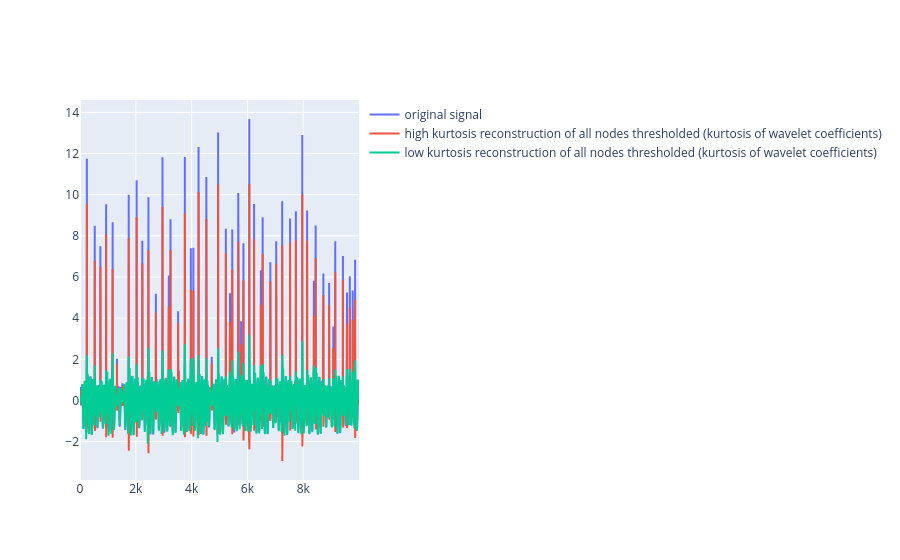

The cell this chart's notebook holds for it:
### Markdown cell above
separately plot reconstructions of all nodes belonging to selected clusters

### Code cell
import wavelet_transform.utils.statistical_features as sf


i=1
rec_high_kurt, rec_low_kurt = plot.get_reconstructions_by_threshold(
    results_df[i]['tr_obj'], feature="kurtosis", threshold=threshold, freq_threshold=freq_threshold
)

fig = go.Figure()
fig.add_trace(go.Scatter(
    # x=freq, 
    y=results_df[i]['tr_obj'].data,
    mode='lines',
    name="original signal"
))
fig.add_trace(go.Scatter(
    # x=freq, 
    y=rec_high_kurt,
    mode='lines',
    name="high kurtosis reconstruction of all nodes thresholded (kurtosis of wavelet coefficients)"
))
fig.add_trace(go.Scatter(
    # x=freq, 
    y=rec_low_kurt,
    mode='lines',
    name="low kurtosis reconstruction of all nodes thresholded (kurtosis of wavelet coefficients)"
))
fig.show()

# rec_high_kurt2, rec_low_kurt2 = plot.get_reconstructions_by_threshold(
#     results_df[i]['tr_obj'], feature=sf.kurtosis, threshold=threshold, freq_threshold=freq_threshold
# )
# fig2 = go.Figure()
# fig2.add_trace(go.Scatter(
#     # x=freq, 
#     y=results_df[i]['tr_obj'].data,
#     mode='lines',
#     name="original signal"
# ))
# fig2.add_trace(go.Scatter(
#     # x=freq, 
#     y=rec_high_kurt2,
#     mode='lines',
#     name="high kurtosis reconstruction (reconstruction kurtosis)"
# ))
# fig2.add_trace(go.Scatter(
#     # x=freq, 
#     y=rec_low_kurt2,
#     mode='lines',
#     name="low kurtosis reconstruction (reconstruction kurtosis)"
# ))
# fig2.show()

### Figure 1 — Plotly figure (JSON) as saved in the notebook; plotly's stock layout.template omitted (floating-point values rounded to 4 significant figures; data arrays with more than 128 entries replaced by an {"elided": "..."} marker saying what was removed)
{"data": [{"mode": "lines", "name": "original signal", "type": "scatter", "y": {"elided": "10000 float values"}}, {"mode": "lines", "name": "high kurtosis reconstruction of all nodes thresholded (kurtosis of wavelet coefficients)", "type": "scatter", "y": {"elided": "10000 float values"}}, {"mode": "lines", "name": "low kurtosis reconstruction of all nodes thresholded (kurtosis of wavelet coefficients)", "type": "scatter", "y": {"elided": "10000 float values"}}], "layout": {}}
